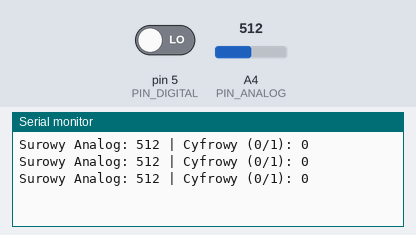
This sketch was run on a simulated Arduino Uno, built with avr-gcc and run on an emulated ATmega328P. Shown: the last lines printed to the serial monitor. Inputs (shaded band) come from the test bench; at power-on: A4 (PIN_ANALOG) = 512, pin 5 (PIN_DIGITAL) LOW.

Above: at 1.3 s.
1.4 s: A4 (PIN_ANALOG) set to 716
At 1.9 s:
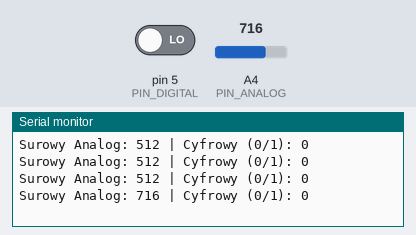
2.9 s: pin 5 (PIN_DIGITAL) driven HIGH
At 3.4 s:
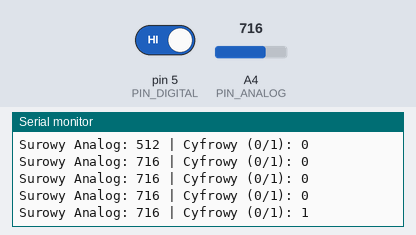
4.4 s: A4 (PIN_ANALOG) set to 900
At 4.9 s:
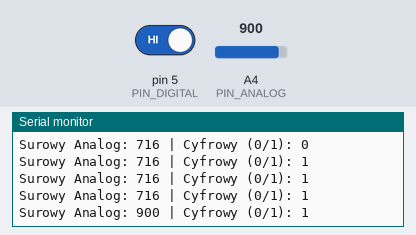
5.9 s: pin 5 (PIN_DIGITAL) driven LOW
At 6.4 s:
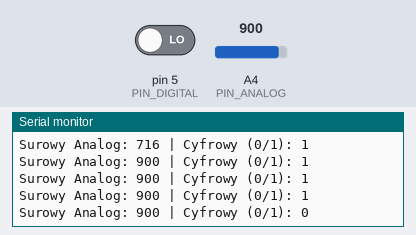
Timing chart, 0 to 8.4 s (numbered marks = the images above; inputs shaded):
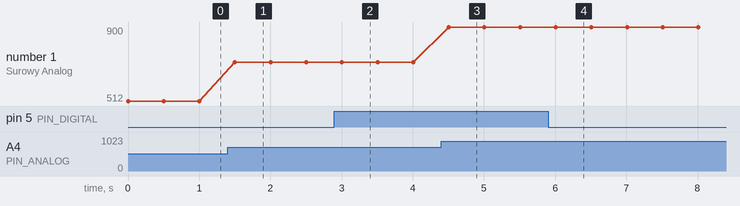

The sketch:

Bloomie_mind.ino
```cpp
#define PIN_ANALOG   4
#define PIN_DIGITAL   5

void setup() {
  Serial.begin(115200);
  pinMode(PIN_ANALOG, INPUT);
  pinMode(PIN_DIGITAL, INPUT);
}

void loop() {
  int analogValue = analogRead(PIN_ANALOG);
  int digitalValue = digitalRead(PIN_DIGITAL);

  Serial.print("Surowy Analog: ");
  Serial.print(analogValue);
  Serial.print(" | Cyfrowy (0/1): ");
  Serial.println(digitalValue);

  delay(500);
}
```

Measured:
- after the input at 1.4 s, the serial monitor: prints a new line after 0.10 s (image 1)
- after the input at 2.9 s, the serial monitor: prints a new line after 0.10 s (image 2)
- after the input at 4.4 s, the serial monitor: prints a new line after 0.11 s (image 3)
- after the input at 5.9 s, the serial monitor: prints a new line after 0.11 s (image 4)
- plotted number 1: 512 → 716 after the input at 1.4 s, 716 → 900 after the input at 4.4 s
